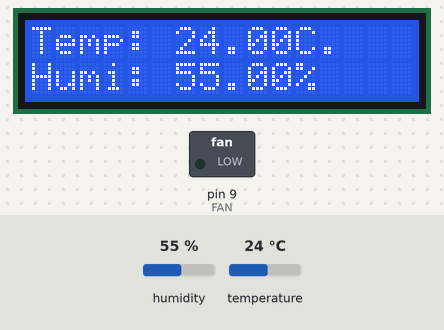
Simulated run of this sketch. Board: Arduino Uno, built with avr-gcc and run on an emulated ATmega328P. On the bench: 16×2 character LCD, switched loads named in the sketch (green lamp = pin HIGH). The inputs (shaded band) are chosen by the test bench; at power-on: humidity 55 %, temperature 24 °C.

Above: at 3.2 s.
3.3 s: humidity set to 80 %
At 5.3 s:
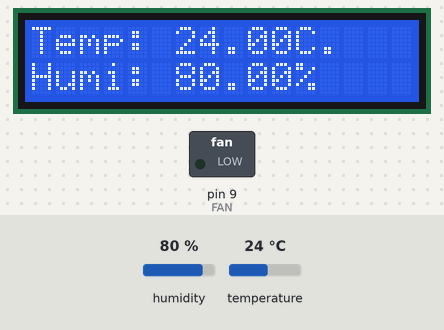
6.0 s: humidity set to 83 %
At 6.8 s:
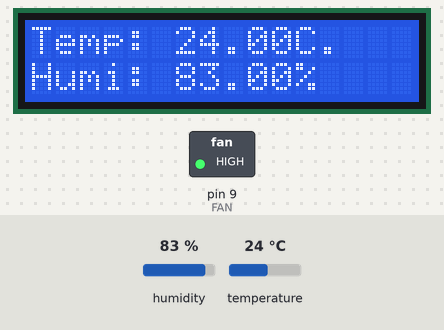
8.7 s: temperature set to 12 °C
At 11.0 s:
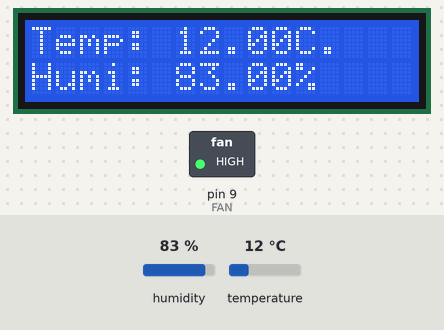
11.7 s: temperature set to 19 °C
At 12.6 s:
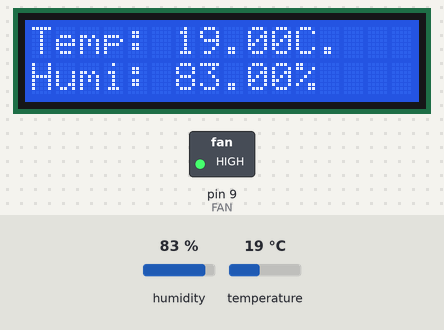
Timing chart, 0 to 14.7 s (numbered marks = the images above; inputs shaded):
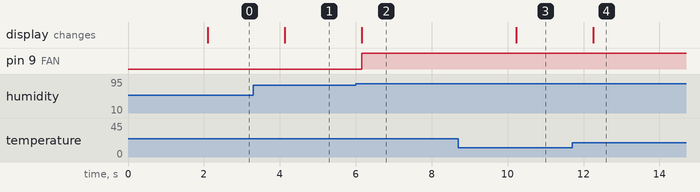

Measured:
- the behaviour switches between 81 and 82 % on humidity (found by bisection; images 1 and 2)
- after the input at 3.3 s, the display: changes after 0.83 s (image 1)
- after the input at 6.0 s, pin 9 (FAN): LOW → HIGH after 0.16 s; the display: changes after 0.16 s (image 2)
- after the input at 8.7 s, the display: changes after 1.5 s (image 3)
- after the input at 11.7 s, the display: changes after 0.56 s (image 4)

The sketch:

DHT.ino
```cpp
# include "DHT.h"                 //DHT library
# define DHTPIN 11                 //DHT pin
# define DHTTYPE DHT11
DHT dht(DHTPIN, DHTTYPE);
# include "LiquidCrystal.h"            // lcd library
int rs = 2, en = 3, d4 = 4, d5 = 5, d6 = 6, d7 = 7;
LiquidCrystal lcd(rs, en, d4, d5, d6, d7);
int FAN = 9;
float t;                                    // temperature in celcius
float h;                                   // humidity in percentage

void setup(){                 //setup
  Serial.begin(9600);
  pinMode(FAN,OUTPUT);
  dht.begin();
  lcd.begin(16, 2);
  lcd.setCursor(0, 0);
  lcd.print("  Done by   ");
  lcd.setCursor(0, 1);
  lcd.print("  Team 12...    ");
  delay(2000);
  lcd.clear();
}

void loop()                         //loop
{
  h = dht.readHumidity() ;
  t = dht.readTemperature();
  lcd.setCursor(0, 0);
  lcd.print("Temp: ");
  lcd.print(t);
  lcd.print("C.");
  lcd.setCursor(0, 1);
  lcd.print("Humi: ");
  lcd.print(h);
  lcd.print("% ");
  if(h >=82 || t>=30)
  {
    digitalWrite(FAN,HIGH);
  }
  else
  {
    digitalWrite(FAN,LOW);
  }

  delay(500);

  delay(500);
}
```
